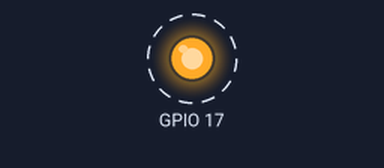
The program below on a simulated Raspberry Pi (BCM pin numbers). Shown: output pins drawn as LEDs (lit = HIGH). Dashed ring = blinking. What the program prints to the terminal is not drawn.

Above: at 0.2 s.
Timing chart, 0 to 3.0 s (numbered marks = the images above):
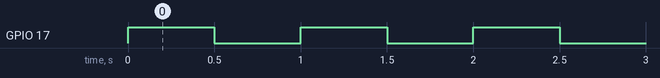

The program:

gpioTest.py
```python
#! /usr/bin/python
# coding: utf-8
# @author Katsuya Yamaguchi

import RPi.GPIO as GPIO
import time

# IO settings
print "setting GPIO..."
GPIO.setmode( GPIO.BCM )
# Ouutput IO
GPIO.setup( 17, GPIO.OUT )
# Input IO
GPIO.setup( 23, GPIO.IN )

print "on port"

while True:
	GPIO.output( 17, True )
	time.sleep( 0.5 )
	GPIO.output( 17, False )
	time.sleep( 0.5 )

	'''
	if( GPIO.input( 23 ) == False ):
		GPIO.output( 17, True )
	'''
```

Measured:
- by itself, GPIO 17: alternates HIGH for 0.50 s and LOW for 0.50 s
